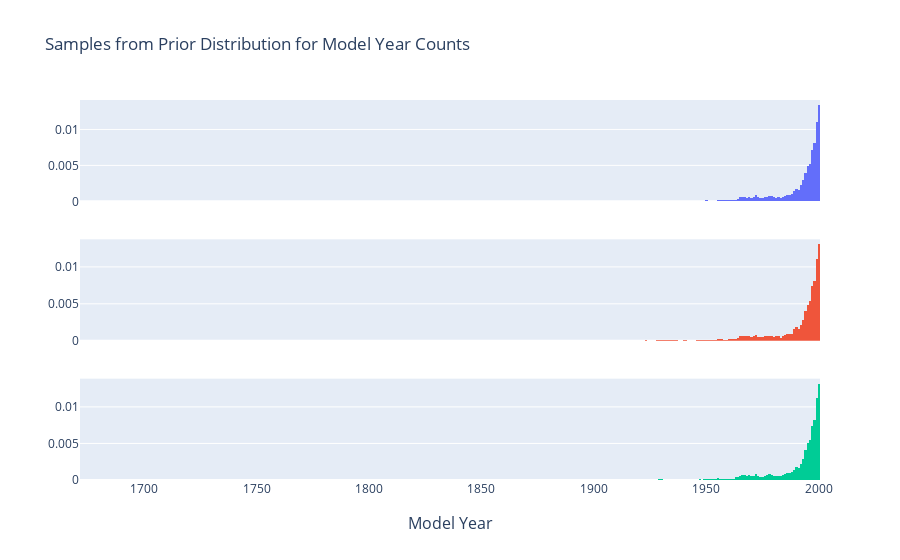

Here is the notebook cell this chart was saved with:
### Code cell
# Plot earlier years
fig = make_subplots(
    rows=num_samples, 
    shared_xaxes=True,
    x_title="Model Year"
)

for t in range(num_samples):
    row = t + 1
    y = prior_samples[t, :]
    # https://stackoverflow.com/questions/65910725/plotly-bar-chart-opacity-changes-with-longer-time-range
    # Plot earlier years
    fig.add_trace(
        go.Bar(
            x=x[x <= 2000],
            y=y[x <= 2000],
            orientation="v"  
        ),
        row=row,
        col=1
    )

fig.update_traces(marker_line_width = 0)
# https://stackoverflow.com/questions/56712486/how-to-hide-legend-with-plotly-express-and-plotly
fig.update_layout(
    barmode="overlay",
    bargap=0,
    showlegend=False,
    title="Samples from Prior Distribution for Model Year Counts"
)

fig.show()

### Figure 1 — Plotly figure (JSON) as saved in the notebook; plotly's stock layout.template omitted (floating-point values rounded to 4 significant figures; data arrays with more than 128 entries replaced by an {"elided": "..."} marker saying what was removed)
{"data": [{"marker": {"line": {"width": 0}}, "orientation": "v", "type": "bar", "x": {"elided": "325 int values"}, "xaxis": "x", "y": {"elided": "325 float values"}, "yaxis": "y"}, {"marker": {"line": {"width": 0}}, "orientation": "v", "type": "bar", "x": {"elided": "325 int values"}, "xaxis": "x2", "y": {"elided": "325 float values"}, "yaxis": "y2"}, {"marker": {"line": {"width": 0}}, "orientation": "v", "type": "bar", "x": {"elided": "325 int values"}, "xaxis": "x3", "y": {"elided": "325 float values"}, "yaxis": "y3"}], "layout": {"annotations": [{"font": {"size": 16}, "showarrow": false, "text": "Model Year", "x": 0.5, "xanchor": "center", "xref": "paper", "y": 0, "yanchor": "top", "yref": "paper", "yshift": -30}], "bargap": 0, "barmode": "overlay", "showlegend": false, "title": {"text": "Samples from Prior Distribution for Model Year Counts"}, "xaxis": {"anchor": "y", "domain": [0, 1], "matches": "x3", "showticklabels": false}, "xaxis2": {"anchor": "y2", "domain": [0, 1], "matches": "x3", "showticklabels": false}, "xaxis3": {"anchor": "y3", "domain": [0, 1]}, "yaxis": {"anchor": "x", "domain": [0.7333, 1]}, "yaxis2": {"anchor": "x2", "domain": [0.3667, 0.6333]}, "yaxis3": {"anchor": "x3", "domain": [0, 0.2667]}}}
